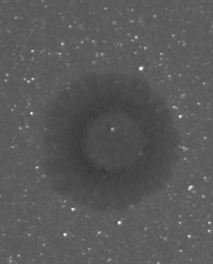
#> input picture sample_generation_yuyan/yuyan/Image_20250108094944275.bmp, 213 x 264 px, found by its file name; its folder holds only this picture in this run
$ python change_background_light.py
#> lines starting #> are read from the running program, lines starting #| are printed output that depends on the picture
import cv2
import numpy as np
import random
import os
import argparse

def simulate_lighting(image_path, output_path, max_lights=10):
    """
    在灰度图上模拟多个光源的光线变化。

    :param image_path: 输入灰度图片的路径
    :param output_path: 输出图片的保存路径
    :param max_lights: 最大光源数量
    :return: 操作是否成功
    """
#> called with max_lights = 10
    # 读取灰度图片
    image = cv2.imread(image_path, cv2.IMREAD_GRAYSCALE)
#> image is the input picture: shape (264, 213); min 55, max 255, mean 89.3
    if image is None:
        print(f"无法读取图片: {image_path}")
        return False

    # 获取图片分辨率
    height, width = image.shape
#> height = 264; width = 213

    # 随机生成光源数量
    num_lights = random.randint(1, max_lights)

    # 初始化光照掩模
    light_mask = np.zeros_like(image, dtype=np.float32)

    for _ in range(num_lights):
        # 随机生成光源参数
        light_center = (random.randint(0, width), random.randint(0, height))  # 光源中心
        light_intensity = random.uniform(10, 20)  # 光源强度
        light_radius = random.uniform(500, 1500)  # 光源半径

        # 创建单个光源的光照掩模
        y, x = np.ogrid[:height, :width]
        distance_from_center = np.sqrt((x - light_center[0])**2 + (y - light_center[1])**2)
        single_light_mask = np.clip(light_intensity * (1 - distance_from_center / light_radius), 0, light_intensity)

        # 累加光源效果
        light_mask += single_light_mask
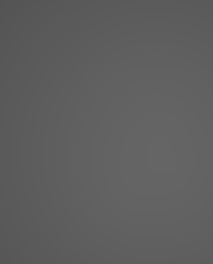
#> light_mask: shape (264, 213) float32; min 84.47, max 101.2, mean 95

    # 将光照掩模叠加到原始图片
    lighted_image = cv2.add(image, light_mask.astype(np.uint8))
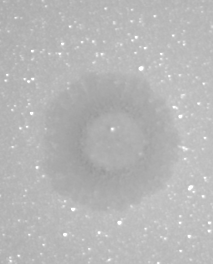
#> lighted_image: shape (264, 213); min 153, max 255, mean 183.7

    # 保存处理后的图片
    cv2.imwrite(output_path, lighted_image)
    print(f"模拟光线变化后的图片已保存到: {output_path}")
    return True

def process_folder(input_folder, output_folder, max_lights=10):
    """
    处理文件夹中的所有图像，应用光照模拟，并将结果保存到输出文件夹。

    :param input_folder: 输入图像文件夹路径
    :param output_folder: 输出图像文件夹路径
    :param max_lights: 最大光源数量
    """
    # 确保输出文件夹存在
    os.makedirs(output_folder, exist_ok=True)

    # 获取输入文件夹中的所有图像文件
    image_files = [f for f in os.listdir(input_folder) if f.lower().endswith(('.png', '.jpg', '.jpeg', '.bmp', '.tif', '.tiff'))]

    if not image_files:
        print(f"在文件夹 {input_folder} 中没有找到图像文件")
        return

    processed_count = 0
    failed_count = 0

    for image_file in image_files:
        input_path = os.path.join(input_folder, image_file)

        # 生成输出文件名（在原文件名的扩展名前添加_light）
        filename, ext = os.path.splitext(image_file)
        output_filename = f"{filename}_light{ext}"
        output_path = os.path.join(output_folder, output_filename)

        print(f"正在处理: {input_path}")

        success = simulate_lighting(input_path, output_path, max_lights)

        if success:
            processed_count += 1
        else:
            failed_count += 1

    print(f"\n处理完成! 成功处理: {processed_count} 张图像, 失败: {failed_count} 张图像")

def main():
    parser = argparse.ArgumentParser(description='对图像应用光照效果模拟')
    parser.add_argument('--input_folder', type=str, default="/media/qinyh/KINGSTON/MetaData/background_data_resized/yuyan", help='输入图像文件夹路径')
    # parser.add_argument('--output_folder', type=str, default="/media/qinyh/KINGSTON/GenData/yuyan/yuyan_light", help='输出图像文件夹路径')
    parser.add_argument('--max_lights', type=int, default=10, help='最大光源数量')

    args = parser.parse_args()
    args.output_folder = args.input_folder

    process_folder(args.input_folder, args.output_folder, args.max_lights)

if __name__ == "__main__":
    main()

$ run again, on sample_generation_yuyan/yuyan/Image_20250108101919242.bmp
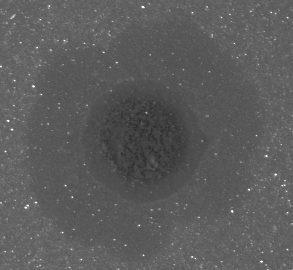
#> input picture sample_generation_yuyan/yuyan/Image_20250108101919242.bmp, 293 x 270 px, found by its file name
#> in simulate_lighting, image is the input picture: shape (270, 293); min 42, max 255, mean 91.7
#> after the loop in simulate_lighting, `for _ in range(num_lights):`:
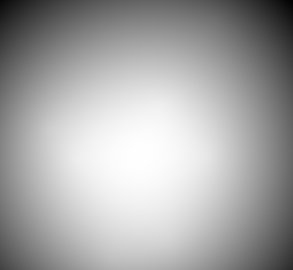
#> light_mask: shape (270, 293) float32; min 80.37, max 98.56, mean 92.3; drawn with min black and max white
#> in simulate_lighting, `lighted_image = cv2.add(image, light_mask.astype(np.uint8))`:
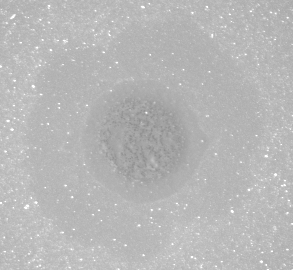
#> lighted_image: shape (270, 293); min 140, max 255, mean 183.4

$ run again, on sample_generation_yuyan/yuyan/Image_20250108101942419.bmp
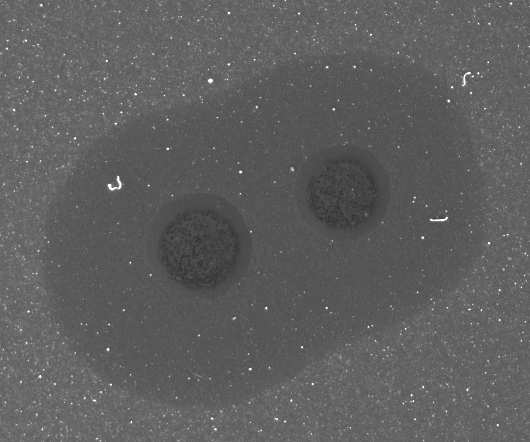
#> input picture sample_generation_yuyan/yuyan/Image_20250108101942419.bmp, 530 x 442 px, found by its file name
#> in simulate_lighting, image is the input picture: shape (442, 530); min 43, max 255, mean 94.8
#> after the loop in simulate_lighting, `for _ in range(num_lights):`:
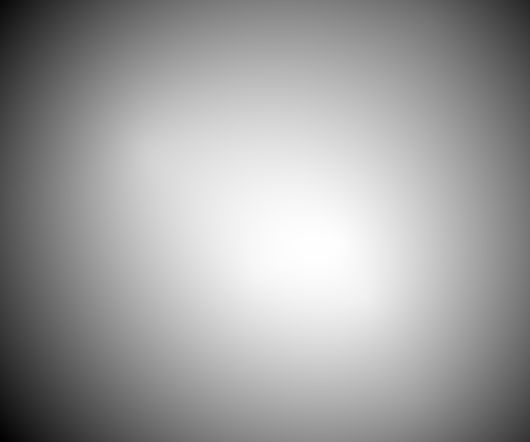
#> light_mask: shape (442, 530) float32; min 60.33, max 91.42, mean 79.8; drawn with min black and max white
#> in simulate_lighting, `lighted_image = cv2.add(image, light_mask.astype(np.uint8))`:
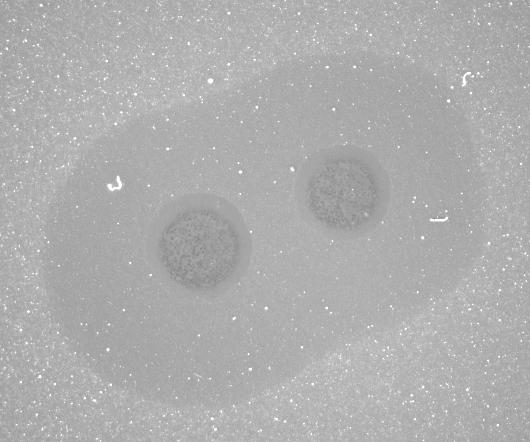
#> lighted_image: shape (442, 530); min 130, max 255, mean 174

$ run again, on sample_generation_yuyan/yuyan/Image_20250108103053167.bmp
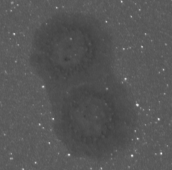
#> input picture sample_generation_yuyan/yuyan/Image_20250108103053167.bmp, 172 x 170 px, found by its file name
#> in simulate_lighting, image is the input picture: shape (170, 172); min 56, max 231, mean 86.3
#> in simulate_lighting, `lighted_image = cv2.add(image, light_mask.astype(np.uint8))`:
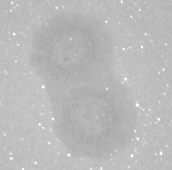
#> lighted_image: shape (170, 172); min 158, max 255, mean 186.5

$ run again, on sample_generation_yuyan/yuyan/Image_20250108095230730.bmp
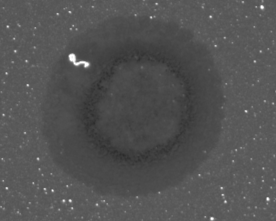
#> input picture sample_generation_yuyan/yuyan/Image_20250108095230730.bmp, 276 x 221 px, found by its file name
#> in simulate_lighting, image is the input picture: shape (221, 276); min 42, max 255, mean 83.3
#> after the loop in simulate_lighting, `for _ in range(num_lights):`:
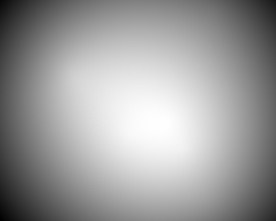
#> light_mask: shape (221, 276) float32; min 84, max 99.52, mean 93.5; drawn with min black and max white
#> in simulate_lighting, `lighted_image = cv2.add(image, light_mask.astype(np.uint8))`:
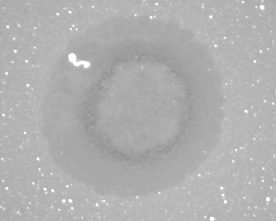
#> lighted_image: shape (221, 276); min 139, max 255, mean 176.2
